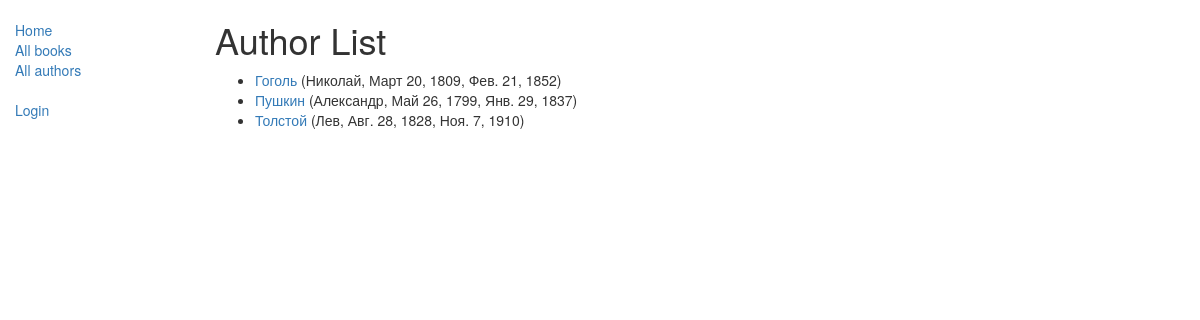
Screenshot of /catalog/authors/ with the database file from the repository.
### catalog/models.py (models this page shows, shortened)
class Author(models.Model):
    first_name = models.CharField(max_length=100)
    last_name = models.CharField(max_length=100)
    date_of_birth = models.DateField(null=True, blank=True)
    date_of_death = models.DateField('died', null=True, blank=True)
    def get_absolute_url(self):
        return reverse('author-detail', args=[str(self.id)])
    class Meta:
        ordering = ['last_name']

### catalog/views.py (the view)
# urls.py: path('authors/', views.AuthorListView.as_view(), name='authors'),
class AuthorListView(generic.ListView):
    model = Author
    paginate_by = 10
    context_object_name = 'author_list'  # ваше собственное имя переменной контекста в шаблоне
    template_name = 'authors/author_list.html'  # Определение имени вашего шаблона и его расположения
    def get_queryset(self):
        return Author.objects.all()
    def get_context_data(self, **kwargs):
        context = super(AuthorListView, self).get_context_data(**kwargs)
        context['some_data'] = 'This is just some data'
        return context

### catalog/templates/catalog/author_list.html
{% extends "base_generic.html" %}
{% block content %}
    <h1>Author List</h1>
    {% if author_list %}
    <ul>
      {% for author in author_list %}
      <li>
        <a href="{{ author.get_absolute_url }}">{{ author.last_name }}</a> ({{author.first_name}}, {{author.date_of_birth}}, {{author.date_of_death}})
      </li>
      {% endfor %}
    </ul>
    {% else %}
      <p>В библиотеке нет авторов.</p>
    {% endif %}
{% endblock %}

### rows the page displays
Author: last_name "Гоголь", first_name "Николай", date_of_birth "Март 20, 1809", date_of_death "Фев. 21, 1852"
Author: last_name "Пушкин", first_name "Александр", date_of_birth "Май 26, 1799", date_of_death "Янв. 29, 1837"
Author: last_name "Толстой", first_name "Лев", date_of_birth "Авг. 28, 1828", date_of_death "Ноя. 7, 1910"
